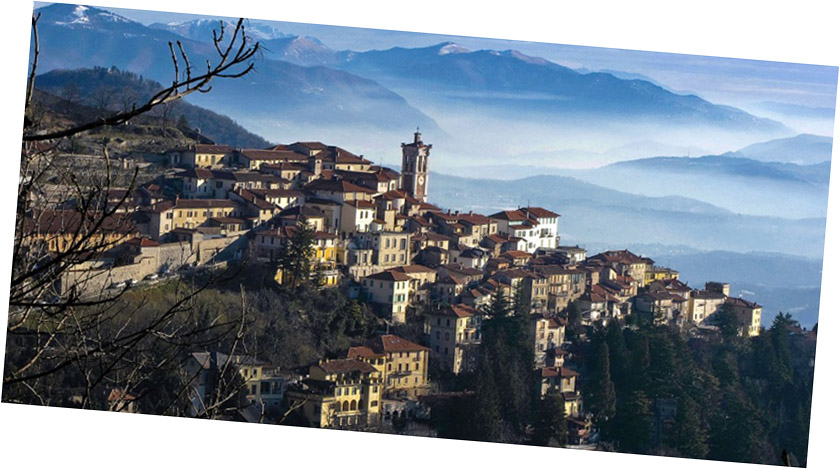
#> input picture images/varese2.jpg, 840 x 469 px; the run also reads 1 picture not shown here
$ python defect_detection.py
#> lines starting #> are read from the running program, lines starting #| are printed output that depends on the picture; after the words box and inside, x2 and y2 are one past the last pixel; in counts of white or black regions, pixels touching at a corner belong together
# coding=utf-8
import cv2
import numpy as np

# 函数：blob特征检测
def detect_blob(img_src):
    # 初始化blob参数
    params = cv2.SimpleBlobDetector_Params()
    # Blob之间的最小距离
    # params.minDistBetweenBlobs = 0.0
    # 最小阈值
    # params.minThreshold = 90
    # 最大阈值
    # params.maxThreshold = 120
    # 根据惯性进行过滤
    params.filterByInertia = False
    params.minInertiaRatio = 0.0
    params.maxInertiaRatio = 0.6
    # 根据颜色进行过滤
    params.filterByColor = False
    # 根据面积过滤，设置最大与最小面积
    params.filterByArea = False
    params.minArea = 0.0
    params.maxArea = 2000.0
    # 根据圆度过滤，设置最大与最小圆度
    params.filterByCircularity = False
    params.minCircularity = 0.5
    params.maxCircularity = 1.0
    # 凸包形状分析 - 过滤凹包
    params.filterByConvexity = False
    params.minConvexity = 1.0

    # 创建blob检测器
    detector = cv2.SimpleBlobDetector_create(params)
    # 对源图像进行blob特征检测
    keypoints = detector.detect(img_src)
    # 绘制检测点
    img_kp = cv2.drawKeypoints(img_src, keypoints, np.array([]),
            (0, 0, 255), cv2.DRAW_MATCHES_FLAGS_DRAW_RICH_KEYPOINTS)
    # 返回包含检测点的图像
    return img_kp

# 函数：根据标准图像(img_t)检测图像(img_s)中的缺陷
def detect_defects(img_t, img_s):
    # 差分
    diff = cv2.absdiff(img_t, img_s)
    # 二值化
    ret, binary = cv2.threshold(diff, 10, 255, cv2.THRESH_BINARY)
    # 形态(Morphology)化
    # (1) 获取3X3大小的椭圆形态结构化元素
    es = cv2.getStructuringElement(cv2.MORPH_ELLIPSE, (3, 3))
    # (2) 膨胀
    dilated = cv2.dilate(diff, es, iterations = 3)
    # (3) 腐蚀
    eroded = cv2.erode(dilated, es, iterations = 2)
    # blob特征检测
    blob = detect_blob(eroded)
    return blob

def main():
    img_t = cv2.imread('images/varese2.jpg', cv2.IMREAD_GRAYSCALE)
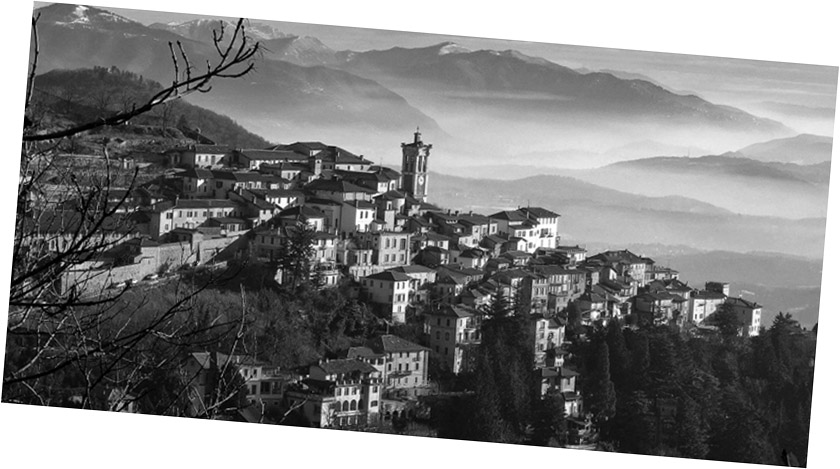
#> img_t: shape (469, 840); min 0, max 255, mean 128.2
    img_s = cv2.imread('images/varese5.jpg', cv2.IMREAD_GRAYSCALE)
#> img_s: shape (469, 840); min 0, max 255, mean 128.2
    img_d = detect_defects(img_t, img_s)
#> in detect_defects, `ret, binary = cv2.threshold(diff, 10, 255, cv2.THRESH_BINARY)`:
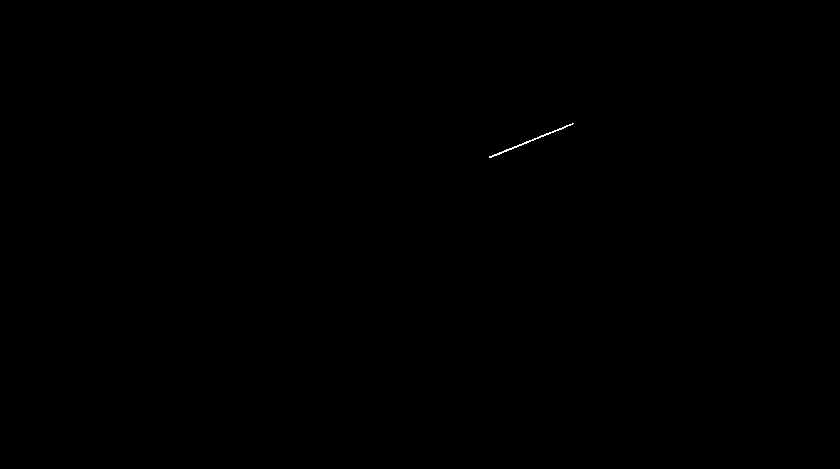
#> binary: shape (469, 840); 0.04% white in thin lines or dots, all inside (x1, y1, x2, y2) = (489, 123, 574, 158)
    # 显示检测结果
    cv2.imshow("img_d", img_d)

    cv2.waitKey()
    cv2.destroyAllWindows()

if __name__ == '__main__':
#> (the run stopped early here; a loop or call above may not have finished)
